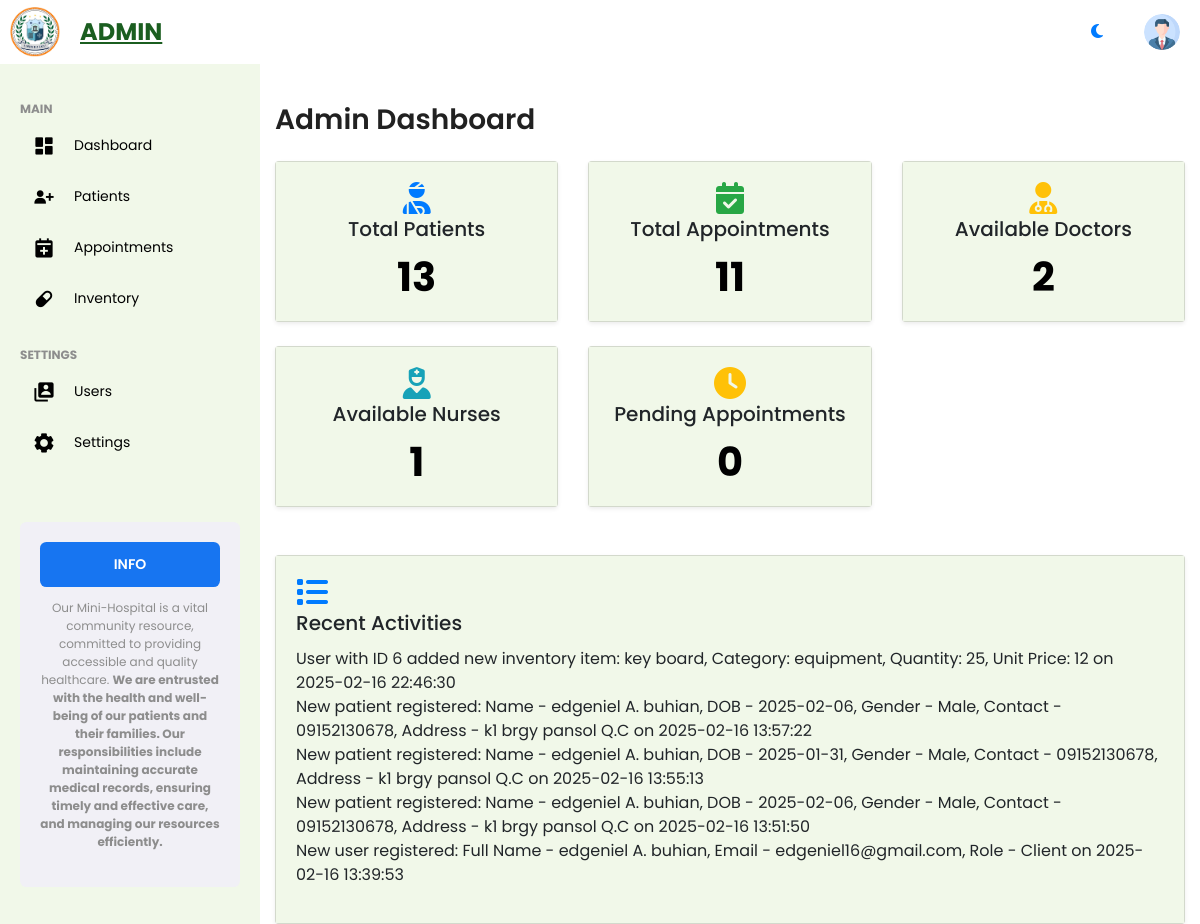
The app's page /admin/admin_dashboard.php, older data.
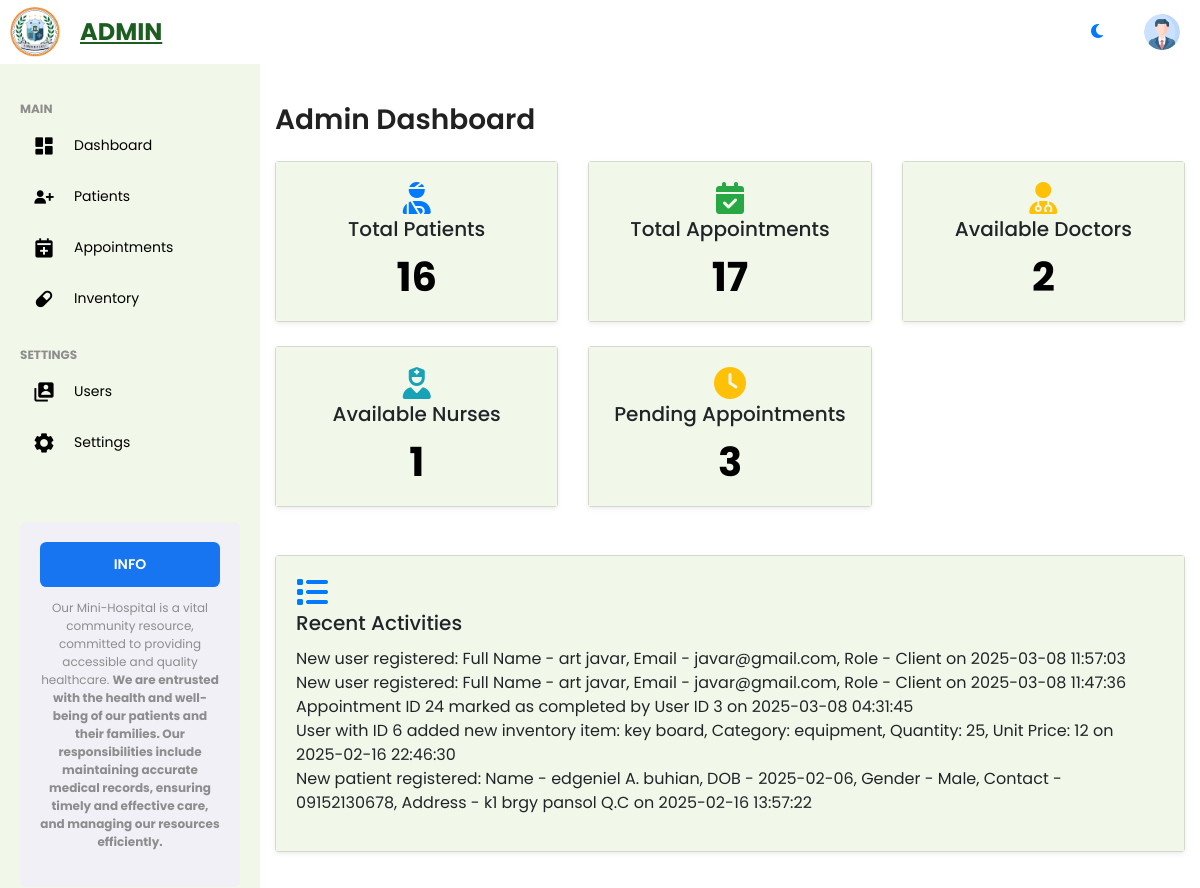
The same page, newer data.
### tables this page shows
CREATE TABLE `logs` (
  `id` int(11) NOT NULL,
  `message` text NOT NULL,
  `created_at` timestamp NOT NULL DEFAULT current_timestamp()
);

### admin/admin_dashboard.php (the view, shortened to what the changed rows need)
<?php
include('../admin/assets/inc/header.php');
include('../admin/assets/inc/navbar.php');
$totalPatientsQuery = "SELECT COUNT(*) as total_patients FROM patients";
$totalPatientsResult = mysqli_query($conn, $totalPatientsQuery);
$totalPatients = mysqli_fetch_assoc($totalPatientsResult)['total_patients'];
$totalAppointmentsQuery = "SELECT COUNT(*) as total_appointments FROM appointments";
$totalAppointmentsResult = mysqli_query($conn, $totalAppointmentsQuery);
$totalAppointments = mysqli_fetch_assoc($totalAppointmentsResult)['total_appointments'];
$pendingAppointmentsQuery = "SELECT COUNT(*) as pending_appointments FROM appointments WHERE status = 'Scheduled'";
$pendingAppointmentsResult = mysqli_query($conn, $pendingAppointmentsQuery);
$pendingAppointments = mysqli_fetch_assoc($pendingAppointmentsResult)['pending_appointments'];
$recentLogsQuery = "SELECT message, created_at FROM logs ORDER BY created_at DESC LIMIT 5";
$recentLogsResult = mysqli_query($conn, $recentLogsQuery);
$recentLogs = [];
while ($row = mysqli_fetch_assoc($recentLogsResult)) {
    $recentLogs[] = $row;
}
?>
<body>
    <div class="container mt-4">
        <h1 class="h3 mb-4">Admin Dashboard</h1>
        <div class="row g-4">
            <div class="col-12">
                <div class="row g-4">
                    <div class="col-sm-6 col-lg-4">
                        <div class="card shadow-sm text-center">
                            <div class="card-body">
                                <i class="fas fa-user-injured fa-2x text-primary"></i>
                                <h5 class="card-title">Total Patients</h5>
                                <p class="card-text display-6 fw-bold" id="total-patients"><?php echo $totalPatients; ?></p>
                            </div>
                        </div>
                    </div>
                    <div class="col-sm-6 col-lg-4">
                        <div class="card shadow-sm text-center">
                            <div class="card-body">
                                <i class="fas fa-calendar-check fa-2x text-success"></i>
                                <h5 class="card-title">Total Appointments</h5>
                                <p class="card-text display-6 fw-bold" id="total-appointments"><?php echo $totalAppointments; ?></p>
                            </div>
                        </div>
                    </div>
                    <div class="col-sm-6 col-lg-4">
                        <div class="card shadow-sm text-center">
                            <div class="card-body">
                                <i class="fas fa-clock fa-2x text-warning"></i>
                                <h5 class="card-title">Pending Appointments</h5>
                                <p class="card-text display-6 fw-bold" id="pending-appointments"><?php echo $pendingAppointments; ?></p>
                            </div>
                        </div>
                    </div>
                </div>
            </div>
        </div>
        <div class="row g-4 mt-4">
            <div class="col-12">
                <div class="card shadow-sm">
                    <div class="card-body">
                        <ul class="list-unstyled" id="recent-activities">
                            <?php
                            if (!empty($recentLogs)) {
                                foreach ($recentLogs as $log) {
                                    echo "<li>" . htmlspecialchars($log['message']) . " on " . $log['created_at'] . "</li>";
                                }
                            } else {
                                echo "<li>No recent activities found.</li>";
                            }
                            ?>
                        </ul>
                    </div>
                </div>
            </div>
        </div>
    </div>
</body>
</html>

Row changes from the older to the newer data that the page shows:
no longer on this page (row unchanged): logs: message "New patient registered: Name - edgeniel A. buhian, DOB - 2025-01-31, Gender - Male, Contact - 09152130678, Address - k1 brgy pansol Q.C", created_at "2025-02-16 13:55:13"
no longer on this page (row unchanged): logs: message "New patient registered: Name - edgeniel A. buhian, DOB - 2025-02-06, Gender - Male, Contact - 09152130678, Address - k1 brgy pansol Q.C", created_at "2025-02-16 13:51:50"
no longer on this page (row unchanged): logs: message "New user registered: Full Name - edgeniel A. buhian, Email - edgeniel16@gmail.com, Role - Client", created_at "2025-02-16 13:39:53"
added logs: message "New user registered: Full Name - art javar, Email - javar@gmail.com, Role - Client", created_at "2025-03-08 11:57:03"
added logs: message "New user registered: Full Name - art javar, Email - javar@gmail.com, Role - Client", created_at "2025-03-08 11:47:36"
added logs: message "Appointment ID 24 marked as completed by User ID 3", created_at "2025-03-08 04:31:45"
Text that changed along with them:
$totalPatients: "13" → "16"
$totalAppointments: "11" → "17"
$pendingAppointments: "0" → "3"
